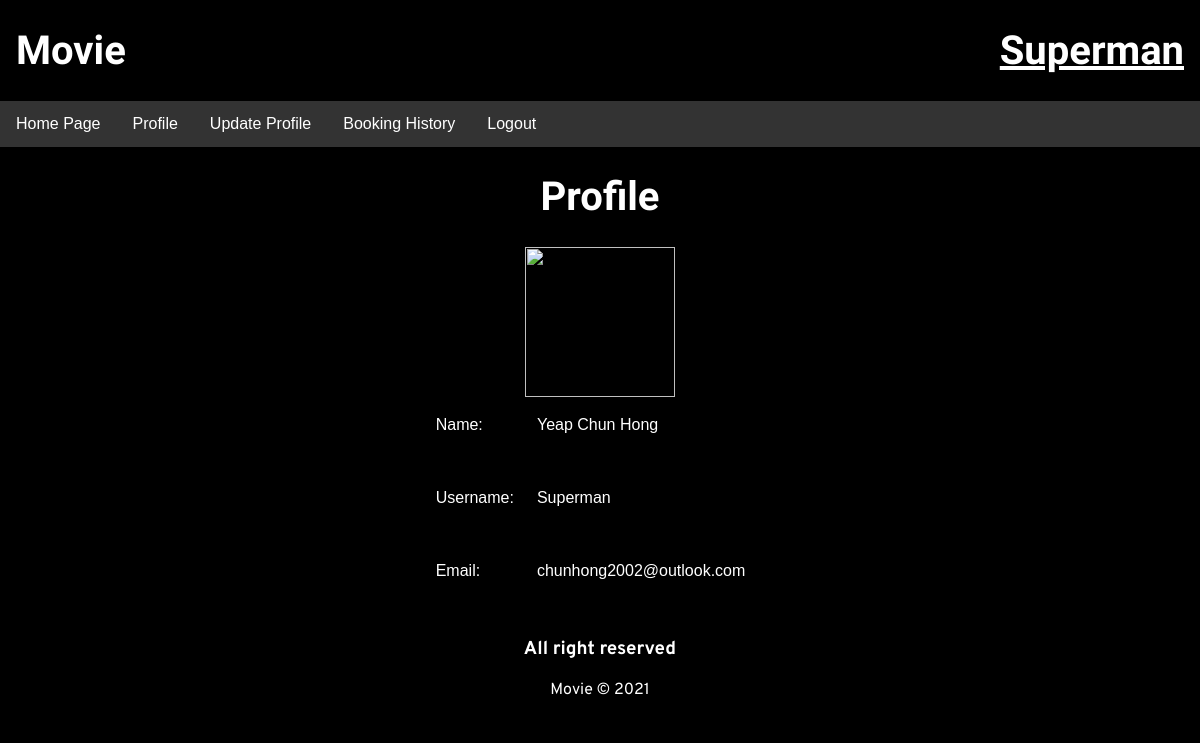
The page /profile.php (signed in) on the database its author committed.
### tables this page shows
CREATE TABLE `user` (
  `name` varchar(1000) NOT NULL,
  `email` varchar(1000) NOT NULL,
  `username` varchar(1000) NOT NULL,
  `password` varchar(1000) NOT NULL,
  `id` int(255) NOT NULL
);

### profile.php (the view, shortened to what this page needs)
<?php
include('header.php');
require_once('config.php');
if (isset($_SESSION['login'])) {
    $query = "SELECT * FROM user WHERE id = '{$_SESSION['id']}'";
    $result = mysqli_query($dbc, $query);
    if (mysqli_num_rows($result) > 0) {
        while ($row = mysqli_fetch_array($result)) {
            $name = $row['name'];
            $email = $row['email'];
            $username = $row['username'];
        }
    }
}
?>
<body>
<center>
    <h1>Profile</h1>
    <img src="icon.png" height="150" width="150"/>
    <table>
        <tr>
            <td><p>Name:</p></td>
            <td><p><?php
                    if (isset($_SESSION['login'])) {
                        echo $name;
                    }
                    ?></p></td>
        </tr>
        <tr>
            <td><p>Username:</p></td>
            <td><p><?php
                    if (isset($_SESSION['login'])) {
                        echo $username;
                    }
                    ?></p></td>
        </tr>
        <tr>
            <td><p>Email:</p></td>
            <td><p><?php
                    if (isset($_SESSION['login'])) {
                        echo $email;
                    }
                    ?></p></td>
        </tr>
    </table>
</center>
<?php
require ('footer.php');
?>

### header.php (style rules this page uses)
h1 { font-family: 'Big Shoulders Stencil Text', cursive; font-size: 40px; color:white; }
body { background-color:black; font-family: Verdana, sans-serif; margin:0 }
p,h2,h3 { color:white; }
* { box-sizing: border-box }
body { font-family: Verdana, sans-serif; margin:0 }
img { vertical-align: middle; }
td { color:white; padding-right: 20px; padding-bottom: 20px; }

### rows shown on the page
user: name "Yeap Chun Hong", username "Superman", email "chunhong2002@outlook.com"

### other values the page prints
$username "Superman"
